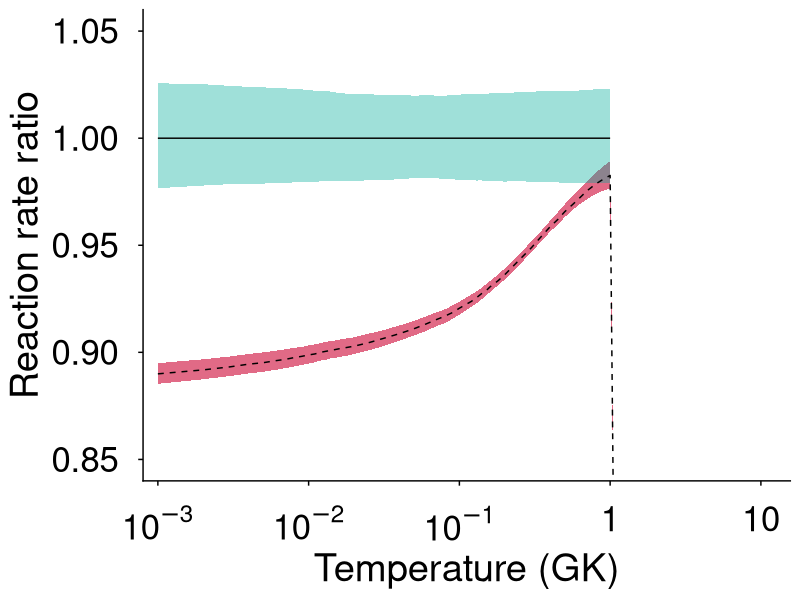

Here is the R script that generated this plot:
require(purrr)
require(forcats)
require(dplyr)
require(tidyverse)
require(ggplot2)
require(ggthemes)
require(cowplot)
require(colorspace)
NABe7 <- read.csv("MCMCrates_Be7.csv",header = TRUE)
Norm <- NABe7$median

NAI_new <- NABe7[,c("T9","median","lower","upper")]  %>%
  set_names(c("T9","Adopted","Lower","Upper")) %>%
  mutate(Adopted = Adopted/Norm) %>%
  mutate(Lower = Lower/Norm) %>%
  mutate(Upper = Upper/Norm)  %>%
  mutate(data="presentI")


old <- read.csv("Be7Li.csv",header = TRUE) 
old <- old[,c("T.9","Adopted","Lower","Upper")]  %>%
  set_names(c("T9","Adopted","Lower","Upper"))  %>%
#  filter(T9 <=1) %>%
  mutate(data="previous") %>%
  mutate(Adopted = Adopted/Norm) %>%
  mutate(Lower = Lower/Norm) %>%
  mutate(Upper = Upper/Norm)


joint <- rbind(old,NAI_new)
joint$data <- as.factor(joint$data)
joint$data <- factor(joint$data, levels = c("previous","presentI"))


pdf("Be7_NAratio.pdf", width=7.75, height=5.5)
ggplot(joint,aes(x=T9,y=Adopted, group=data,fill=data,linetype=data)) +
  geom_ribbon(aes(x=T9,ymin=Lower, ymax=Upper,alpha=data),show.legend=FALSE) +
  scale_alpha_manual(values=c(1,0.375))+
  geom_line(size=0.5) +
  coord_cartesian(ylim=c(0.85,1.05),xlim=c(0.00125,10)) +
  theme_cowplot() + xlab("Temperature (GK)") + ylab("Reaction rate ratio") +
  scale_fill_discrete_qualitative(name="") +
  scale_x_log10(breaks = c(0.001,0.01,0.1,1,10),labels=c(expression(10^-3),expression(10^-2),
                                                         expression(10^-1),"1","10"))  +
  scale_y_continuous(breaks = scales::pretty_breaks(n = 7)) +
   #  annotation_logticks(base=2.875,sides = "l") +
  scale_linetype_manual(guide=F,values=c("dashed","solid"),name="") +
  theme(panel.grid.major = element_blank(),
        panel.grid.minor = element_blank(),
        legend.position = c(0.45,0.95),
        legend.text = element_text(size=13),
        legend.text.align = 1,
        legend.background = element_rect(colour = "white",fill=NA),
        plot.background = element_rect(colour = "white", fill = "white"),
        panel.background = element_rect(colour = "white", fill = "white"),
        legend.key = element_rect(colour = "white", fill = "white"),
        axis.title = element_text(color="black", size=27.5),
        strip.background = element_rect("gray85"),
        axis.text.y = element_text(size = 25, margin = unit(c(t = 0, r = 5, b = 0, l = 0), "mm")),
        axis.text.x = element_text(size = 25, margin = unit(c(t = 5, r = 0, b = 0, l = 0), "mm")))
dev.off()
